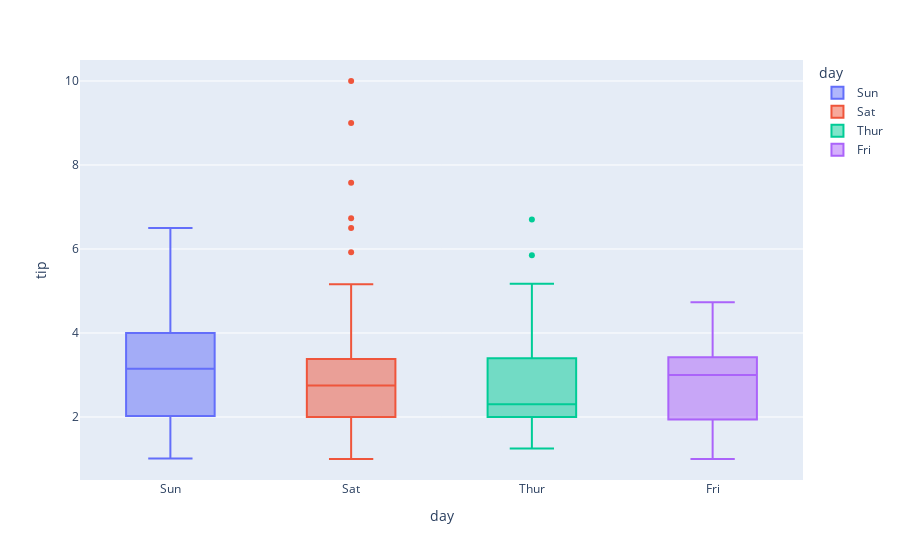

Here is the notebook cell this chart was saved with:
### Code cell
px.box(df, x='day', y='tip', color='day')

### Figure 1 — Plotly figure (JSON) as saved in the notebook; plotly's stock layout.template omitted (floating-point values rounded to 4 significant figures)
{"data": [{"alignmentgroup": "True", "hovertemplate": "day=%{x}<br>tip=%{y}<extra></extra>", "legendgroup": "Sun", "marker": {"color": "#636efa"}, "name": "Sun", "notched": false, "offsetgroup": "Sun", "orientation": "v", "showlegend": true, "type": "box", "x": ["Sun", "Sun", "Sun", "Sun", "Sun", "Sun", "Sun", "Sun", "Sun", "Sun", "Sun", "Sun", "Sun", "Sun", "Sun", "Sun", "Sun", "Sun", "Sun", "Sun", "Sun", "Sun", "Sun", "Sun", "Sun", "Sun", "Sun", "Sun", "Sun", "Sun", "Sun", "Sun", "Sun", "Sun", "Sun", "Sun", "Sun", "Sun", "Sun", "Sun", "Sun", "Sun", "Sun", "Sun", "Sun", "Sun", "Sun", "Sun", "Sun", "Sun", "Sun", "Sun", "Sun", "Sun", "Sun", "Sun", "Sun", "Sun", "Sun", "Sun", "Sun", "Sun", "Sun", "Sun", "Sun", "Sun", "Sun", "Sun", "Sun", "Sun", "Sun", "Sun", "Sun", "Sun", "Sun", "Sun"], "x0": " ", "xaxis": "x", "y": [1.01, 1.66, 3.5, 3.31, 3.61, 4.71, 2, 3.12, 1.96, 3.23, 1.71, 5, 1.57, 3, 3.02, 3.92, 1.67, 3.71, 3.5, 2.54, 3.06, 1.32, 5.6, 3, 5, 6, 2.05, 3, 2.5, 2.6, 5.2, 1.56, 4.34, 3.51, 4, 2.55, 4, 3.5, 5.07, 2.5, 2, 2.74, 2, 2, 5.14, 5, 3.75, 2.61, 2, 3.5, 2.5, 2, 2, 3, 3.48, 2.24, 4.5, 5.15, 3.18, 4, 3.11, 2, 2, 4, 3.55, 3.68, 5.65, 3.5, 6.5, 3, 5, 3.5, 2, 3.5, 4, 1.5], "y0": " ", "yaxis": "y"}, {"alignmentgroup": "True", "hovertemplate": "day=%{x}<br>tip=%{y}<extra></extra>", "legendgroup": "Sat", "marker": {"color": "#EF553B"}, "name": "Sat", "notched": false, "offsetgroup": "Sat", "orientation": "v", "showlegend": true, "type": "box", "x": ["Sat", "Sat", "Sat", "Sat", "Sat", "Sat", "Sat", "Sat", "Sat", "Sat", "Sat", "Sat", "Sat", "Sat", "Sat", "Sat", "Sat", "Sat", "Sat", "Sat", "Sat", "Sat", "Sat", "Sat", "Sat", "Sat", "Sat", "Sat", "Sat", "Sat", "Sat", "Sat", "Sat", "Sat", "Sat", "Sat", "Sat", "Sat", "Sat", "Sat", "Sat", "Sat", "Sat", "Sat", "Sat", "Sat", "Sat", "Sat", "Sat", "Sat", "Sat", "Sat", "Sat", "Sat", "Sat", "Sat", "Sat", "Sat", "Sat", "Sat", "Sat", "Sat", "Sat", "Sat", "Sat", "Sat", "Sat", "Sat", "Sat", "Sat", "Sat", "Sat", "Sat", "Sat", "Sat", "Sat", "Sat", "Sat", "Sat", "Sat", "Sat", "Sat", "Sat", "Sat", "Sat", "Sat", "Sat"], "x0": " ", "xaxis": "x", "y": [3.35, 4.08, 2.75, 2.23, 7.58, 3.18, 2.34, 2, 2, 4.3, 3, 1.45, 2.5, 3, 2.45, 3.27, 3.6, 2, 3.07, 2.31, 5, 2.24, 3, 1.5, 1.76, 6.73, 3.21, 2, 1.98, 3.76, 2.64, 3.15, 2.47, 1, 2.01, 2.09, 1.97, 3, 3.14, 5, 2.2, 1.25, 3.08, 2.5, 3.48, 4.08, 1.64, 4.06, 4.29, 3.76, 4, 3, 1, 1.61, 2, 10, 3.16, 3.41, 3, 2.03, 2.23, 2, 5.16, 9, 2.5, 6.5, 1.1, 3, 1.5, 1.44, 3.09, 3, 2.72, 2.88, 2, 3, 3.39, 1.47, 3, 1.25, 1, 1.17, 4.67, 5.92, 2, 2, 1.75], "y0": " ", "yaxis": "y"}, {"alignmentgroup": "True", "hovertemplate": "day=%{x}<br>tip=%{y}<extra></extra>", "legendgroup": "Thur", "marker": {"color": "#00cc96"}, "name": "Thur", "notched": false, "offsetgroup": "Thur", "orientation": "v", "showlegend": true, "type": "box", "x": ["Thur", "Thur", "Thur", "Thur", "Thur", "Thur", "Thur", "Thur", "Thur", "Thur", "Thur", "Thur", "Thur", "Thur", "Thur", "Thur", "Thur", "Thur", "Thur", "Thur", "Thur", "Thur", "Thur", "Thur", "Thur", "Thur", "Thur", "Thur", "Thur", "Thur", "Thur", "Thur", "Thur", "Thur", "Thur", "Thur", "Thur", "Thur", "Thur", "Thur", "Thur", "Thur", "Thur", "Thur", "Thur", "Thur", "Thur", "Thur", "Thur", "Thur", "Thur", "Thur", "Thur", "Thur", "Thur", "Thur", "Thur", "Thur", "Thur", "Thur", "Thur", "Thur"], "x0": " ", "xaxis": "x", "y": [4, 3, 2.71, 3, 3.4, 1.83, 5, 2.03, 5.17, 2, 4, 5.85, 3, 1.5, 1.8, 2.92, 2.31, 1.68, 2.5, 2, 2.52, 4.2, 1.48, 2, 2, 2.18, 1.5, 2.83, 1.5, 2, 3.25, 1.25, 2, 2, 2, 2.75, 3.5, 6.7, 5, 5, 2.3, 1.5, 1.36, 1.63, 1.73, 2, 4.19, 2.56, 2.02, 4, 1.44, 2, 5, 2, 2, 4, 2.01, 2, 2.5, 4, 3.23, 3], "y0": " ", "yaxis": "y"}, {"alignmentgroup": "True", "hovertemplate": "day=%{x}<br>tip=%{y}<extra></extra>", "legendgroup": "Fri", "marker": {"color": "#ab63fa"}, "name": "Fri", "notched": false, "offsetgroup": "Fri", "orientation": "v", "showlegend": true, "type": "box", "x": ["Fri", "Fri", "Fri", "Fri", "Fri", "Fri", "Fri", "Fri", "Fri", "Fri", "Fri", "Fri", "Fri", "Fri", "Fri", "Fri", "Fri", "Fri", "Fri"], "x0": " ", "xaxis": "x", "y": [3, 3.5, 1, 4.3, 3.25, 4.73, 4, 1.5, 3, 1.5, 2.5, 3, 2.2, 3.48, 1.92, 3, 1.58, 2.5, 2], "y0": " ", "yaxis": "y"}], "layout": {"boxmode": "overlay", "legend": {"title": {"text": "day"}, "tracegroupgap": 0}, "margin": {"t": 60}, "xaxis": {"anchor": "y", "categoryarray": ["Sun", "Sat", "Thur", "Fri"], "categoryorder": "array", "domain": [0, 1], "title": {"text": "day"}}, "yaxis": {"anchor": "x", "domain": [0, 1], "title": {"text": "tip"}}}}
